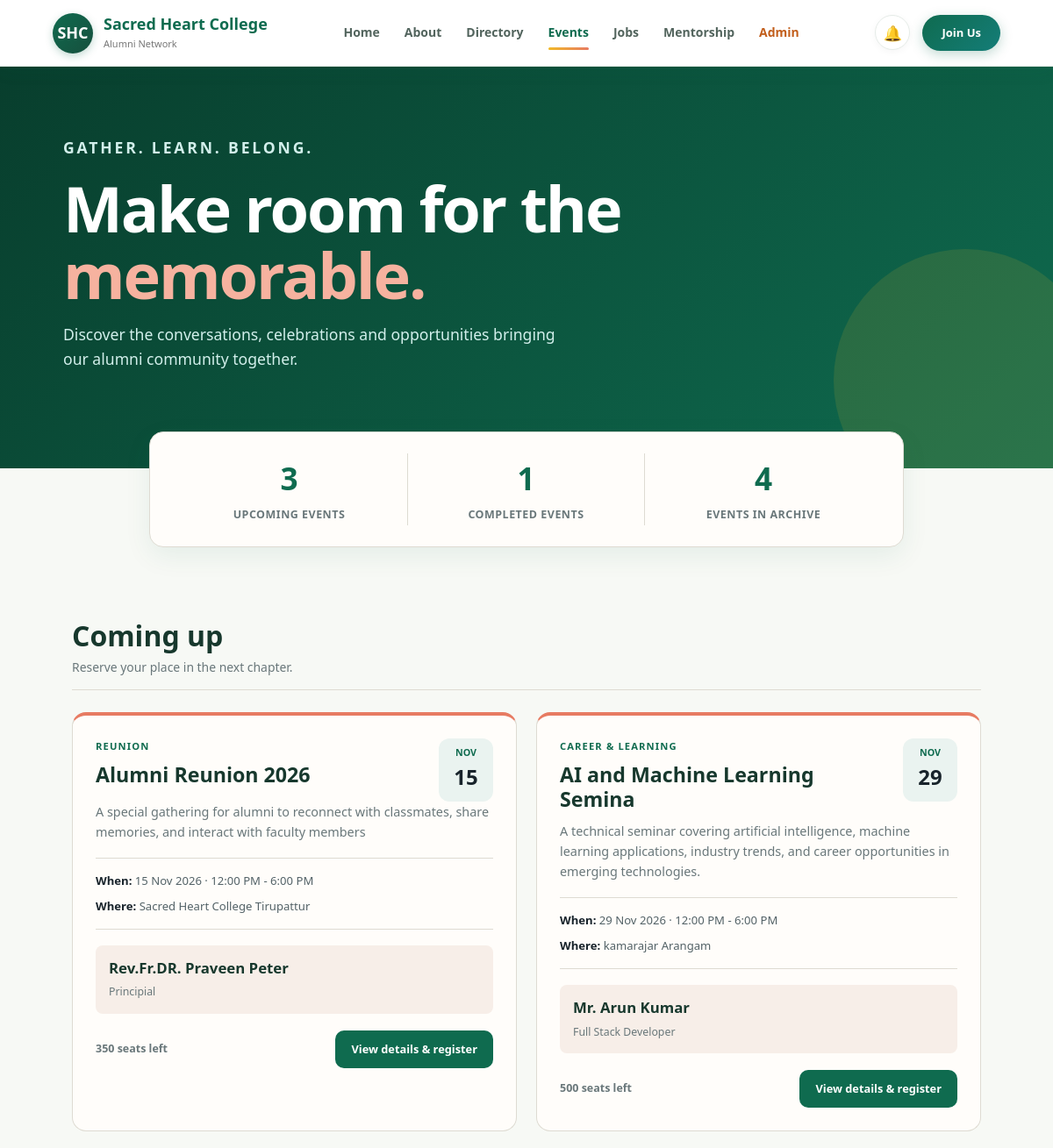
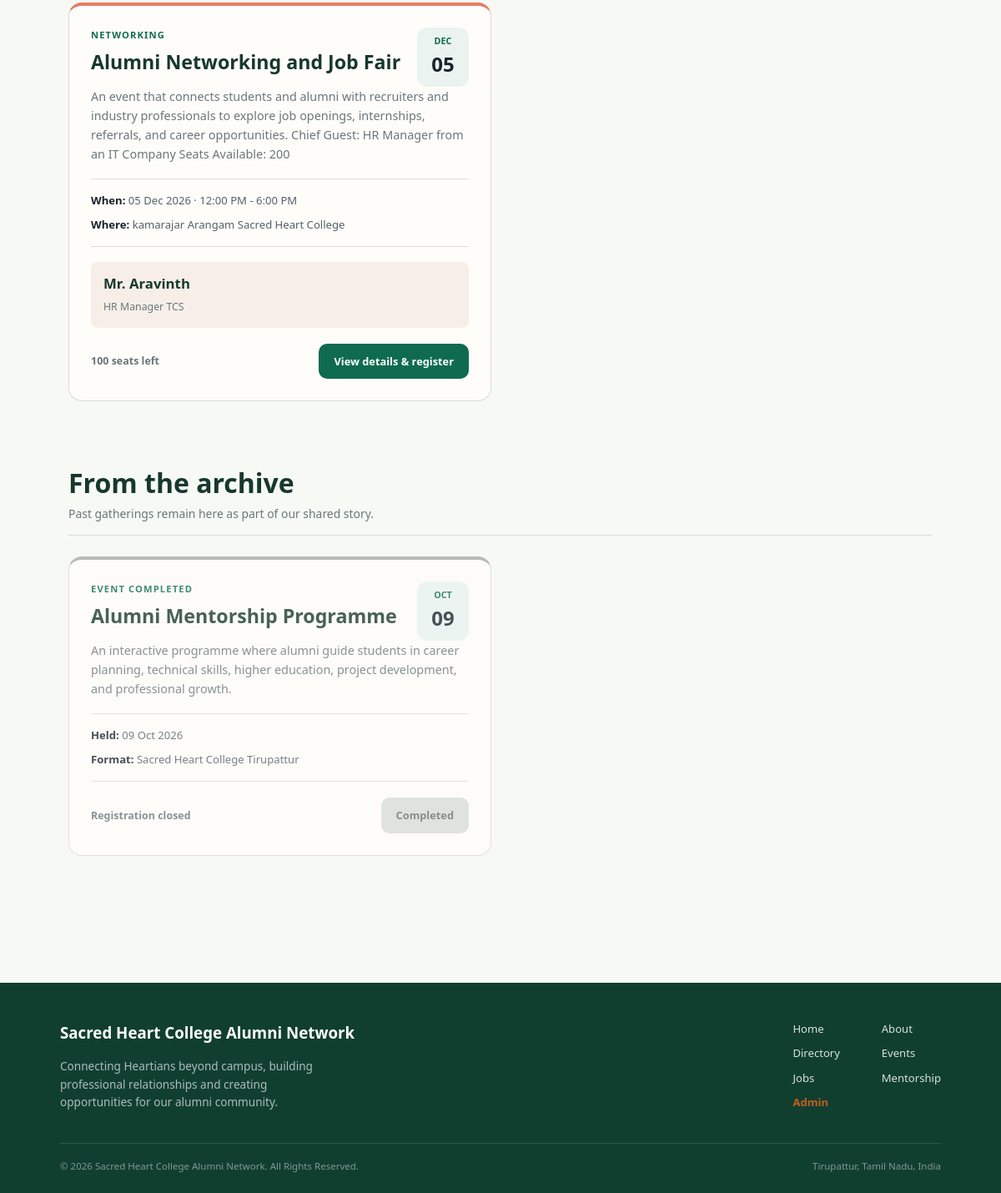
Screenshot of /events/ with the database file from the repository (2 pictures, top to bottom).
### accounts/models.py (models this page shows, shortened)
class Event(models.Model):
    CATEGORY_CHOICES = [
        ("networking", "Networking"),
        ("career", "Career & Learning"),
        ("reunion", "Reunion"),
        ("community", "Community"),
        ("webinar", "Webinar"),
    ]
    title = models.CharField(max_length=180)
    description = models.TextField()
    category = models.CharField(
        max_length=20,
        choices=CATEGORY_CHOICES,
        default="community",
    )
    event_date = models.DateField()
    start_time = models.TimeField()
    end_time = models.TimeField()
    is_online = models.BooleanField(default=False)
    location = models.CharField(max_length=220, blank=True)
    meeting_link = models.URLField(blank=True)
    capacity = models.PositiveIntegerField(default=100)
    chief_guest = models.CharField(max_length=140, blank=True)
    chief_guest_title = models.CharField(max_length=180, blank=True)
    chief_guest_bio = models.TextField(blank=True)
    featured_alumni = models.CharField(max_length=140, blank=True)
    featured_alumni_role = models.CharField(max_length=180, blank=True)
    agenda = models.TextField(blank=True)
    created_at = models.DateTimeField(auto_now_add=True)
    updated_at = models.DateTimeField(auto_now=True)
    class Meta:
        ordering = ["event_date", "start_time"]
    @property
    def is_ended(self):
        today = timezone.localdate()
        current_time = timezone.localtime().time().replace(tzinfo=None)
        return self.event_date < today or (
            self.event_date == today and self.end_time <= current_time
        )
    @property
    def seats_available(self):
        registered_guests = self.registrations.aggregate(
            guests=Sum("guests")
        )["guests"] or 0
        registered_attendees = self.registrations.count() + registered_guests
        return max(self.capacity - registered_attendees, 0)

### accounts/views.py (the view)
def events_view(request):
    alumni = _current_alumni(request)
    events = list(
        Event.objects.all().order_by(
            "event_date", "start_time"
        )
    )
    upcoming_events = [
        event for event in events if not event.is_ended
    ]
    completed_events = [
        event for event in events if event.is_ended
    ]
    return render(
        request,
        "accounts/events.html",
        {
            "alumni": alumni,
            "events": events,
            "upcoming_events": upcoming_events,
            "completed_events": completed_events,
            "total_events": len(events),
            "upcoming_count": len(upcoming_events),
            "completed_count": len(completed_events),
        },
    )

### accounts/views.py (called while the page is built, shortened)
def _current_alumni(request):
    session = getattr(request, "session", None)
    if not session:
        return None
    alumni_id = session.get("alumni_id")
    if not alumni_id:
        return None

### accounts/templates/accounts/events.html (shortened to what this page needs)
<!DOCTYPE html>
<html lang="en">
<head>
</head>
<body>
    <nav class="navbar" aria-label="Main navigation">
        <a class="brand" href="{% url 'home' %}">
            <div class="brand-logo">
                SHC
            </div>
            <div class="brand-text">
                <h2>Sacred Heart College</h2>
                <p>Alumni Network</p>
            </div>
        </a>
        <div class="nav-links">
            <a href="{% url 'home' %}">Home</a>
            <a href="{% url 'about' %}">About</a>
            <a href="{% url 'directory' %}">Directory</a>
            <a href="{% url 'events' %}" class="active">Events</a>
            <a href="{% url 'jobs' %}">Jobs</a>
            <a href="{% url 'mentorship' %}">Mentorship</a>
            <a href="/admin/" target="_blank" style="color: #c25e1b; font-weight: 700;">Admin</a>
        </div>
        <div class="nav-user">
            <div class="notification" title="Notifications">
                🔔
            </div>
            <a href="{% url 'register' %}" class="join-btn">
                Join Us
            </a>
        </div>
    </nav>
    <header class="hero">
        <div class="hero-inner">
            <p class="eyebrow">Gather. Learn. Belong.</p>
            <h1>Make room for the <em>memorable.</em></h1>
            <p>Discover the conversations, celebrations and opportunities bringing our alumni community together.</p>
        </div>
    </header>
    <div class="stats">
        <div class="stats-inner">
            <div class="stat">
                <strong>{{ upcoming_count }}</strong>
                <span>Upcoming events</span>
            </div>
            <div class="stat">
                <strong>{{ completed_count }}</strong>
                <span>Completed events</span>
            </div>
            <div class="stat">
                <strong>{{ total_events }}</strong>
                <span>Events in archive</span>
            </div>
        </div>
    </div>
    <main class="container">
        <section class="section">
            <div class="section-heading">
                <div>
                    <h2>Coming up</h2>
                    <p>Reserve your place in the next chapter.</p>
                </div>
            </div>
            {% if upcoming_events %}
                <div class="event-grid">
                    {% for event in upcoming_events %}
                        <article class="event-card">
                            <div class="card-top">
                                <div>
                                    <p class="category">{{ event.get_category_display }}</p>
                                    <h3 class="event-title">{{ event.title }}</h3>
                                </div>
                                <div class="date">
                                    <small>{{ event.event_date|date:"M" }}</small>
                                    <strong>{{ event.event_date|date:"d" }}</strong>
                                </div>
                            </div>
                            <p class="description">{{ event.description }}</p>
                            <div class="detail-list">
                                <div class="detail"><b>When:</b> {{ event.event_date|date:"d M Y" }} · {{ event.start_time|time:"g:i A" }} - {{ event.end_time|time:"g:i A" }}</div>
                                <div class="detail"><b>Where:</b> {% if event.is_online %}Online{% else %}{{ event.location }}{% endif %}</div>
                            </div>
                            {% if event.chief_guest or event.featured_alumni %}
                                <div class="guest">
                                    {% if event.chief_guest %}
                                        <strong>{{ event.chief_guest }}</strong>
                                        <span>{{ event.chief_guest_title|default:"Chief guest" }}</span>
                                    {% else %}
                                        <strong>{{ event.featured_alumni }}</strong>
                                        <span>{{ event.featured_alumni_role|default:"Featured alumni" }}</span>
                                    {% endif %}
                                </div>
                            {% endif %}
                            <div class="card-bottom">
                                <span class="seats">{{ event.seats_available }} seats left</span>
                                <a class="button" href="{% url 'event_register' event.id %}">View details &amp; register</a>
                            </div>
                        </article>
                    {% endfor %}
                </div>
            {% else %}
                <div class="empty">
                    <h3>A quiet moment between gatherings</h3>
                    <p>New alumni events will appear here when they are published.</p>
                </div>
            {% endif %}
        </section>
        <section class="section">
            <div class="section-heading">
                <div>
                    <h2>From the archive</h2>
                    <p>Past gatherings remain here as part of our shared story.</p>
                </div>
            </div>
            {% if completed_events %}
                <div class="event-grid">
                    {% for event in completed_events %}
                        <article class="event-card completed">
                            <div class="card-top">
                                <div>
                                    <p class="completed-label">Event completed</p>
                                    <h3 class="event-title">{{ event.title }}</h3>
                                </div>
                                <div class="date">
                                    <small>{{ event.event_date|date:"M" }}</small>
                                    <strong>{{ event.event_date|date:"d" }}</strong>
                                </div>
                            </div>
                            <p class="description">{{ event.description }}</p>
                            <div class="detail-list">
                                <div class="detail"><b>Held:</b> {{ event.event_date|date:"d M Y" }}</div>
                                <div class="detail"><b>Format:</b> {% if event.is_online %}Online{% else %}{{ event.location }}{% endif %}</div>
                            </div>
                            <div class="card-bottom">
                                <span class="seats">Registration closed</span>
                                <span class="button">Completed</span>
                            </div>
                        </article>
                    {% endfor %}
                </div>
            {% else %}
                <div class="empty">
                    <h3>No completed events yet</h3>
                    <p>Your event history will collect here after each gathering.</p>
                </div>
            {% endif %}
        </section>
    </main>
    <footer>
        <div class="footer-top">
            <div>
                <h3 style="color:white; margin-bottom: 10px;">Sacred Heart College Alumni Network</h3>
                <p class="footer-copy">Connecting Heartians beyond campus, building professional relationships and creating opportunities for our alumni community.</p>
            </div>
            <div class="footer-links">
                <a href="{% url 'home' %}">Home</a>
                <a href="{% url 'about' %}">About</a>
                <a href="{% url 'directory' %}">Directory</a>
                <a href="{% url 'events' %}">Events</a>
                <a href="{% url 'jobs' %}">Jobs</a>
                <a href="{% url 'mentorship' %}">Mentorship</a>
            <a href="/admin/" target="_blank" style="color: #c25e1b; font-weight: 700;">Admin</a>
            </div>
        </div>
        <div class="footer-bottom">
            <span>© 2026 Sacred Heart College Alumni Network. All Rights Reserved.</span>
            <span>Tirupattur, Tamil Nadu, India</span>
        </div>
    </footer>
</body>
</html>

### rows the page displays
Event: category "REUNION", title "Alumni Reunion 2026", event_date "NOV", event_date "15", description "A special gathering for alumni to reconnect with classmates, share memories, and interact with faculty members", event_date "15 Nov 2026", start_time "12:00 PM", end_time "6:00 PM", location "Sacred Heart College Tirupattur", chief_guest "Rev.Fr.DR. Praveen Peter", chief_guest_title "Principial", seats_available "350"
Event: category "CAREER & LEARNING", title "AI and Machine Learning Semina", event_date "NOV", event_date "29", description "A technical seminar covering artificial intelligence, machine learning applications, industry trends, and career opportunities in emerging technologies.", event_date "29 Nov 2026", start_time "12:00 PM", end_time "6:00 PM", location "kamarajar Arangam", chief_guest "Mr. Arun Kumar", chief_guest_title "Full Stack Developer", seats_available "500"
Event: category "NETWORKING", title "Alumni Networking and Job Fair", event_date "DEC", event_date "05", description "An event that connects students and alumni with recruiters and industry professionals to explore job openings, internships, referrals, and career opportunities. Chief Guest: HR Manager from an IT Company Seats Available: 200", event_date "05 Dec 2026", start_time "12:00 PM", end_time "6:00 PM", location "kamarajar Arangam Sacred Heart College", chief_guest "Mr. Aravinth", chief_guest_title "HR Manager TCS", seats_available "100"
Event: title "Alumni Mentorship Programme", event_date "OCT", event_date "09", description "An interactive programme where alumni guide students in career planning, technical skills, higher education, project development, and professional growth.", event_date "09 Oct 2026", location "Sacred Heart College Tirupattur"

### other values shown
{{ upcoming_count }} "3"
{{ completed_count }} "1"
{{ total_events }} "4"
